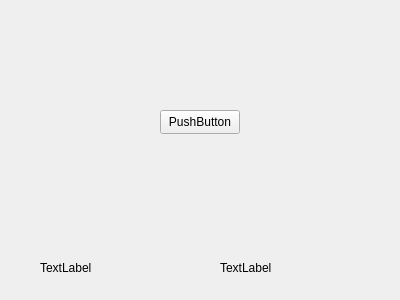
<?xml version="1.0" encoding="UTF-8"?>
<ui version="4.0">
 <class>ecg</class>
 <widget class="QWidget" name="ecg">
  <property name="geometry">
   <rect>
    <x>0</x>
    <y>0</y>
    <width>400</width>
    <height>300</height>
   </rect>
  </property>
  <property name="windowTitle">
   <string>Form</string>
  </property>
  <widget class="QLabel" name="label">
   <property name="geometry">
    <rect>
     <x>40</x>
     <y>260</y>
     <width>58</width>
     <height>16</height>
    </rect>
   </property>
   <property name="text">
    <string>TextLabel</string>
   </property>
  </widget>
  <widget class="QLabel" name="label1">
   <property name="geometry">
    <rect>
     <x>220</x>
     <y>260</y>
     <width>58</width>
     <height>16</height>
    </rect>
   </property>
   <property name="text">
    <string>TextLabel</string>
   </property>
  </widget>
  <widget class="QPushButton" name="pushButton">
   <property name="geometry">
    <rect>
     <x>160</x>
     <y>110</y>
     <width>80</width>
     <height>24</height>
    </rect>
   </property>
   <property name="text">
    <string>PushButton</string>
   </property>
  </widget>
 </widget>
 <resources/>
 <connections/>
</ui>
